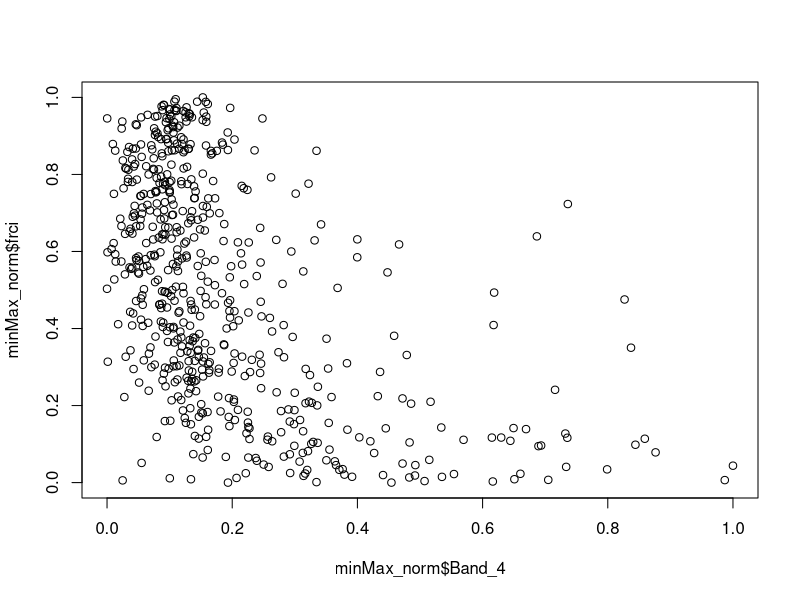
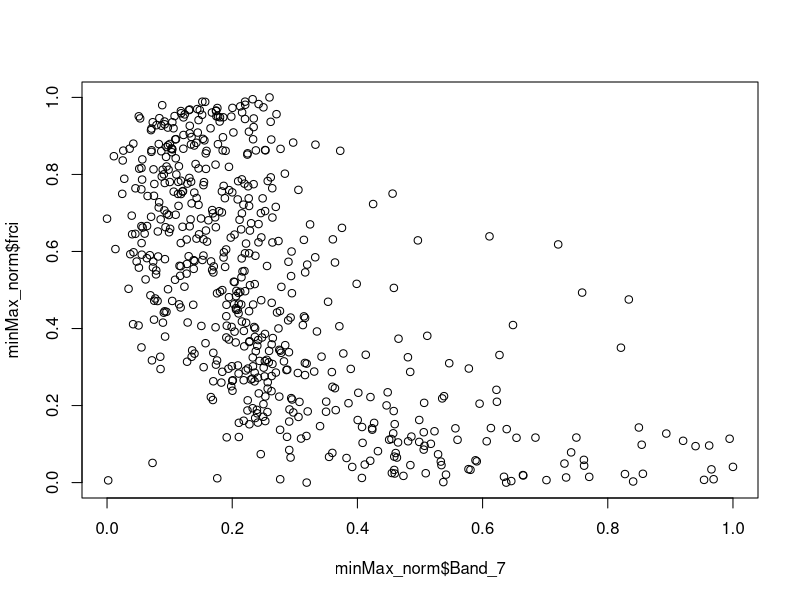
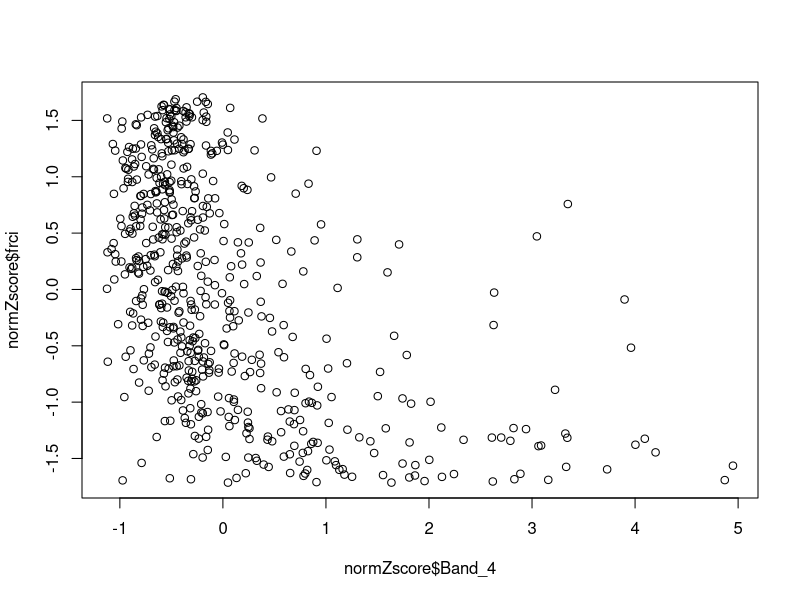
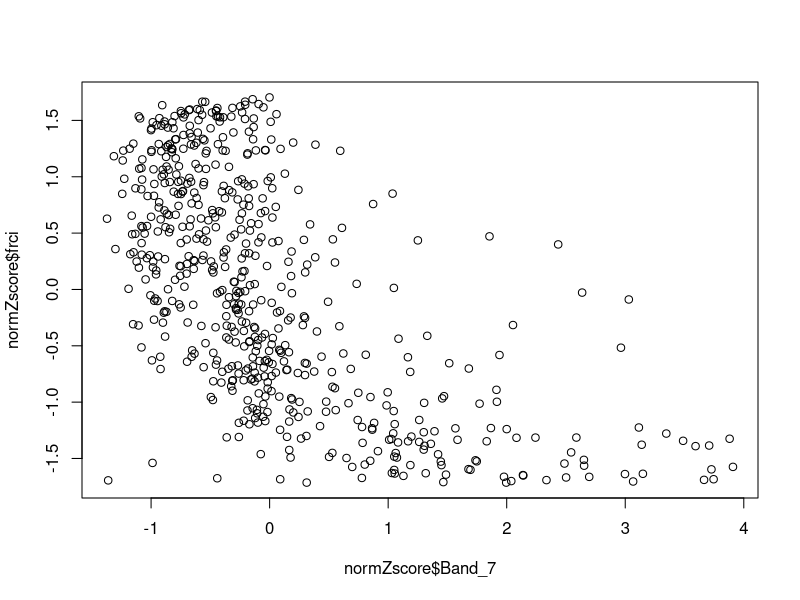

The R source for these figures, in order:
library(dplyr)
library(openxlsx)
library(readxl)

setwd('D:/00RCode/Result/')
#setwd('')
file <- read_xlsx('580_CIDANAU_190219.xlsx')
dframe <- file[, c("frci", "Band_2", "Band_3", "Band_4", "Band_5", "Band_6", "Band_7")]

#------ Normalizasi dataframe
minMax_norm <- as.data.frame(apply(dframe[,1:7], 2, function(x) (x - min(x))/(max(x) - min(x))))
dfMinMax <- round(minMax_norm, 3)
plot(minMax_norm$Band_4, minMax_norm$frci)
plot(minMax_norm$Band_7, minMax_norm$frci)

normZscore <- as.data.frame(apply(dframe[,1:7], 2, function(x) (x - mean(x))/sd(x)))
dfZscore <- round(normZscore, 3)
plot(normZscore$Band_4, normZscore$frci)
plot(normZscore$Band_7, normZscore$frci)

writeDF1 <- write.xlsx(dfMinMax, file = "CIDANAU580_MinMax.xlsx")
writeDF2 <- write.xlsx(dfZscore, file = "CIDANAU580_Zscore.xlsx")
